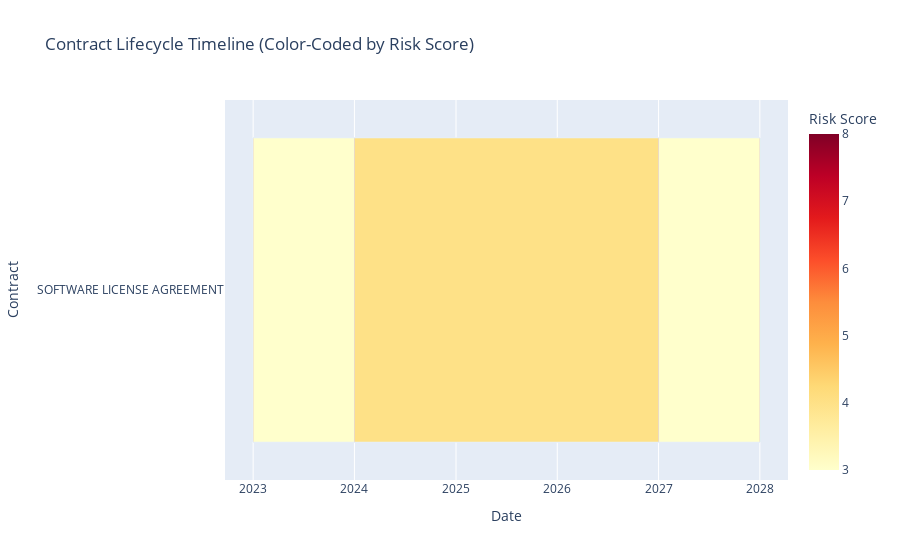

Notebook code for this chart:
### Markdown cell above
This timeline visualizes the lifespan of each contract from its effective date to its expiration date. Color-coded by risk, this view is invaluable for tracking active agreements, planning renewals, and identifying high-risk contracts that are nearing their end date.

### Code cell
# --- Query to get contract dates and risk scores ---
# We'll parse the dates and filter for valid entries. We limit to 15 for a clean visual.
q_timeline_sql = f"""
SELECT
  ContractTitle,
  RiskScore,
  PARSE_DATE('%Y-%m-%d', EffectiveDate) as StartDate,
  PARSE_DATE('%Y-%m-%d', ExpirationDate) as EndDate
FROM `{dataset_ref}.{FINAL_TABLE_ID}`
WHERE
  EffectiveDate IS NOT NULL AND EffectiveDate != 'Not Found' AND
  ExpirationDate IS NOT NULL AND ExpirationDate != 'Not Found' AND
  -- Ensure dates are in a valid format for parsing
  LENGTH(EffectiveDate) = 10 AND LENGTH(ExpirationDate) = 10
ORDER BY EndDate DESC
LIMIT 15;
"""
df_timeline = bq_client.query(q_timeline_sql).to_dataframe()


# --- Create the timeline chart ---
fig_timeline = px.timeline(
    df_timeline,
    x_start="StartDate",
    x_end="EndDate",
    y="ContractTitle",
    color="RiskScore",
    title="Contract Lifecycle Timeline (Color-Coded by Risk Score)",
    labels={'ContractTitle': 'Contract', 'RiskScore': 'Risk Score'},
    color_continuous_scale=px.colors.sequential.YlOrRd
)

# Improve layout
fig_timeline.update_yaxes(autorange="reversed") # Show newest expirations at the top
fig_timeline.update_layout(
    xaxis_title="Date",
    yaxis_title="Contract"
)

fig_timeline.show()

### Figure 1 — Plotly figure (JSON) as saved in the notebook; plotly's stock layout.template omitted (floating-point values rounded to 4 significant figures)
{"data": [{"base": ["2023-01-01T00:00:00.000000000", "2023-01-01T00:00:00.000000000", "2023-01-01T00:00:00.000000000", "2023-01-01T00:00:00.000000000", "2023-01-01T00:00:00.000000000", "2023-01-01T00:00:00.000000000", "2023-01-01T00:00:00.000000000", "2023-01-01T00:00:00.000000000", "2023-01-01T00:00:00.000000000", "2023-01-01T00:00:00.000000000", "2023-01-01T00:00:00.000000000", "2023-01-01T00:00:00.000000000", "2023-01-01T00:00:00.000000000", "2024-01-01T00:00:00.000000000", "2024-01-01T00:00:00.000000000"], "hovertemplate": "StartDate=%{base}<br>EndDate=%{x}<br>Contract=%{y}<br>Risk Score=%{marker.color}<extra></extra>", "legendgroup": "", "marker": {"color": [6, 5, 7, 6, 3, 7, 4, 8, 5, 7, 8, 7, 3, 7, 4], "coloraxis": "coloraxis", "pattern": {"shape": ""}}, "name": "", "orientation": "h", "showlegend": false, "textposition": "auto", "type": "bar", "x": [157766400000, 157766400000, 157766400000, 157766400000, 157766400000, 157766400000, 157766400000, 157766400000, 157766400000, 157766400000, 157766400000, 157766400000, 157766400000, 94694400000, 94694400000], "xaxis": "x", "y": ["SOFTWARE LICENSE AGREEMENT", "SOFTWARE LICENSE AGREEMENT", "SOFTWARE LICENSE AGREEMENT", "SOFTWARE LICENSE AGREEMENT", "SOFTWARE LICENSE AGREEMENT", "SOFTWARE LICENSE AGREEMENT", "SOFTWARE LICENSE AGREEMENT", "SOFTWARE LICENSE AGREEMENT", "SOFTWARE LICENSE AGREEMENT", "SOFTWARE LICENSE AGREEMENT", "SOFTWARE LICENSE AGREEMENT", "SOFTWARE LICENSE AGREEMENT", "SOFTWARE LICENSE AGREEMENT", "SOFTWARE LICENSE AGREEMENT", "SOFTWARE LICENSE AGREEMENT"], "yaxis": "y"}], "layout": {"barmode": "overlay", "coloraxis": {"colorbar": {"title": {"text": "Risk Score"}}, "colorscale": [[0, "rgb(255,255,204)"], [0.125, "rgb(255,237,160)"], [0.25, "rgb(254,217,118)"], [0.375, "rgb(254,178,76)"], [0.5, "rgb(253,141,60)"], [0.625, "rgb(252,78,42)"], [0.75, "rgb(227,26,28)"], [0.875, "rgb(189,0,38)"], [1, "rgb(128,0,38)"]]}, "legend": {"tracegroupgap": 0}, "title": {"text": "Contract Lifecycle Timeline (Color-Coded by Risk Score)"}, "xaxis": {"anchor": "y", "domain": [0, 1], "title": {"text": "Date"}, "type": "date"}, "yaxis": {"anchor": "x", "autorange": "reversed", "domain": [0, 1], "title": {"text": "Contract"}}}}
